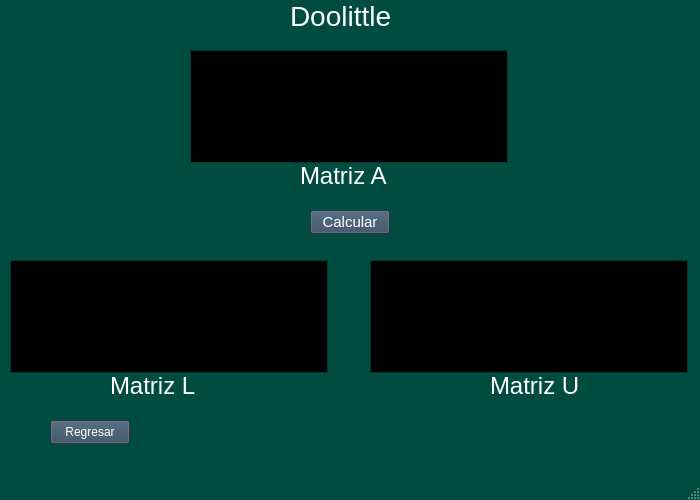
<?xml version="1.0" encoding="UTF-8"?>
<ui version="4.0">
 <class>crout</class>
 <widget class="QMainWindow" name="crout">
  <property name="geometry">
   <rect>
    <x>0</x>
    <y>0</y>
    <width>700</width>
    <height>500</height>
   </rect>
  </property>
  <property name="palette">
   <palette>
    <active>
     <colorrole role="WindowText">
      <brush brushstyle="SolidPattern">
       <color alpha="255">
        <red>255</red>
        <green>255</green>
        <blue>255</blue>
       </color>
      </brush>
     </colorrole>
     <colorrole role="Button">
      <brush brushstyle="SolidPattern">
       <color alpha="255">
        <red>0</red>
        <green>76</green>
        <blue>64</blue>
       </color>
      </brush>
     </colorrole>
     <colorrole role="Light">
      <brush brushstyle="SolidPattern">
       <color alpha="255">
        <red>0</red>
        <green>114</green>
        <blue>96</blue>
       </color>
      </brush>
     </colorrole>
     <colorrole role="Midlight">
      <brush brushstyle="SolidPattern">
       <color alpha="255">
        <red>0</red>
        <green>95</green>
        <blue>80</blue>
       </color>
      </brush>
     </colorrole>
     <colorrole role="Dark">
      <brush brushstyle="SolidPattern">
       <color alpha="255">
        <red>0</red>
        <green>38</green>
        <blue>32</blue>
       </color>
      </brush>
     </colorrole>
     <colorrole role="Mid">
      <brush brushstyle="SolidPattern">
       <color alpha="255">
        <red>0</red>
        <green>50</green>
        <blue>42</blue>
       </color>
      </brush>
     </colorrole>
     <colorrole role="Text">
      <brush brushstyle="SolidPattern">
       <color alpha="255">
        <red>255</red>
        <green>255</green>
        <blue>255</blue>
       </color>
      </brush>
     </colorrole>
     <colorrole role="BrightText">
      <brush brushstyle="SolidPattern">
       <color alpha="255">
        <red>255</red>
        <green>255</green>
        <blue>255</blue>
       </color>
      </brush>
     </colorrole>
     <colorrole role="ButtonText">
      <brush brushstyle="SolidPattern">
       <color alpha="255">
        <red>255</red>
        <green>255</green>
        <blue>255</blue>
       </color>
      </brush>
     </colorrole>
     <colorrole role="Base">
      <brush brushstyle="SolidPattern">
       <color alpha="255">
        <red>0</red>
        <green>0</green>
        <blue>0</blue>
       </color>
      </brush>
     </colorrole>
     <colorrole role="Window">
      <brush brushstyle="SolidPattern">
       <color alpha="255">
        <red>0</red>
        <green>76</green>
        <blue>64</blue>
       </color>
      </brush>
     </colorrole>
     <colorrole role="Shadow">
      <brush brushstyle="SolidPattern">
       <color alpha="255">
        <red>0</red>
        <green>0</green>
        <blue>0</blue>
       </color>
      </brush>
     </colorrole>
     <colorrole role="AlternateBase">
      <brush brushstyle="SolidPattern">
       <color alpha="255">
        <red>0</red>
        <green>38</green>
        <blue>32</blue>
       </color>
      </brush>
     </colorrole>
     <colorrole role="ToolTipBase">
      <brush brushstyle="SolidPattern">
       <color alpha="255">
        <red>255</red>
        <green>255</green>
        <blue>220</blue>
       </color>
      </brush>
     </colorrole>
     <colorrole role="ToolTipText">
      <brush brushstyle="SolidPattern">
       <color alpha="255">
        <red>0</red>
        <green>0</green>
        <blue>0</blue>
       </color>
      </brush>
     </colorrole>
     <colorrole role="PlaceholderText">
      <brush brushstyle="SolidPattern">
       <color alpha="128">
        <red>255</red>
        <green>255</green>
        <blue>255</blue>
       </color>
      </brush>
     </colorrole>
    </active>
    <inactive>
     <colorrole role="WindowText">
      <brush brushstyle="SolidPattern">
       <color alpha="255">
        <red>255</red>
        <green>255</green>
        <blue>255</blue>
       </color>
      </brush>
     </colorrole>
     <colorrole role="Button">
      <brush brushstyle="SolidPattern">
       <color alpha="255">
        <red>0</red>
        <green>76</green>
        <blue>64</blue>
       </color>
      </brush>
     </colorrole>
     <colorrole role="Light">
      <brush brushstyle="SolidPattern">
       <color alpha="255">
        <red>0</red>
        <green>114</green>
        <blue>96</blue>
       </color>
      </brush>
     </colorrole>
     <colorrole role="Midlight">
      <brush brushstyle="SolidPattern">
       <color alpha="255">
        <red>0</red>
        <green>95</green>
        <blue>80</blue>
       </color>
      </brush>
     </colorrole>
     <colorrole role="Dark">
      <brush brushstyle="SolidPattern">
       <color alpha="255">
        <red>0</red>
        <green>38</green>
        <blue>32</blue>
       </color>
      </brush>
     </colorrole>
     <colorrole role="Mid">
      <brush brushstyle="SolidPattern">
       <color alpha="255">
        <red>0</red>
        <green>50</green>
        <blue>42</blue>
       </color>
      </brush>
     </colorrole>
     <colorrole role="Text">
      <brush brushstyle="SolidPattern">
       <color alpha="255">
        <red>255</red>
        <green>255</green>
        <blue>255</blue>
       </color>
      </brush>
     </colorrole>
     <colorrole role="BrightText">
      <brush brushstyle="SolidPattern">
       <color alpha="255">
        <red>255</red>
        <green>255</green>
        <blue>255</blue>
       </color>
      </brush>
     </colorrole>
     <colorrole role="ButtonText">
      <brush brushstyle="SolidPattern">
       <color alpha="255">
        <red>255</red>
        <green>255</green>
        <blue>255</blue>
       </color>
      </brush>
     </colorrole>
     <colorrole role="Base">
      <brush brushstyle="SolidPattern">
       <color alpha="255">
        <red>0</red>
        <green>0</green>
        <blue>0</blue>
       </color>
      </brush>
     </colorrole>
     <colorrole role="Window">
      <brush brushstyle="SolidPattern">
       <color alpha="255">
        <red>0</red>
        <green>76</green>
        <blue>64</blue>
       </color>
      </brush>
     </colorrole>
     <colorrole role="Shadow">
      <brush brushstyle="SolidPattern">
       <color alpha="255">
        <red>0</red>
        <green>0</green>
        <blue>0</blue>
       </color>
      </brush>
     </colorrole>
     <colorrole role="AlternateBase">
      <brush brushstyle="SolidPattern">
       <color alpha="255">
        <red>0</red>
        <green>38</green>
        <blue>32</blue>
       </color>
      </brush>
     </colorrole>
     <colorrole role="ToolTipBase">
      <brush brushstyle="SolidPattern">
       <color alpha="255">
        <red>255</red>
        <green>255</green>
        <blue>220</blue>
       </color>
      </brush>
     </colorrole>
     <colorrole role="ToolTipText">
      <brush brushstyle="SolidPattern">
       <color alpha="255">
        <red>0</red>
        <green>0</green>
        <blue>0</blue>
       </color>
      </brush>
     </colorrole>
     <colorrole role="PlaceholderText">
      <brush brushstyle="SolidPattern">
       <color alpha="128">
        <red>255</red>
        <green>255</green>
        <blue>255</blue>
       </color>
      </brush>
     </colorrole>
    </inactive>
    <disabled>
     <colorrole role="WindowText">
      <brush brushstyle="SolidPattern">
       <color alpha="255">
        <red>0</red>
        <green>38</green>
        <blue>32</blue>
       </color>
      </brush>
     </colorrole>
     <colorrole role="Button">
      <brush brushstyle="SolidPattern">
       <color alpha="255">
        <red>0</red>
        <green>76</green>
        <blue>64</blue>
       </color>
      </brush>
     </colorrole>
     <colorrole role="Light">
      <brush brushstyle="SolidPattern">
       <color alpha="255">
        <red>0</red>
        <green>114</green>
        <blue>96</blue>
       </color>
      </brush>
     </colorrole>
     <colorrole role="Midlight">
      <brush brushstyle="SolidPattern">
       <color alpha="255">
        <red>0</red>
        <green>95</green>
        <blue>80</blue>
       </color>
      </brush>
     </colorrole>
     <colorrole role="Dark">
      <brush brushstyle="SolidPattern">
       <color alpha="255">
        <red>0</red>
        <green>38</green>
        <blue>32</blue>
       </color>
      </brush>
     </colorrole>
     <colorrole role="Mid">
      <brush brushstyle="SolidPattern">
       <color alpha="255">
        <red>0</red>
        <green>50</green>
        <blue>42</blue>
       </color>
      </brush>
     </colorrole>
     <colorrole role="Text">
      <brush brushstyle="SolidPattern">
       <color alpha="255">
        <red>0</red>
        <green>38</green>
        <blue>32</blue>
       </color>
      </brush>
     </colorrole>
     <colorrole role="BrightText">
      <brush brushstyle="SolidPattern">
       <color alpha="255">
        <red>255</red>
        <green>255</green>
        <blue>255</blue>
       </color>
      </brush>
     </colorrole>
     <colorrole role="ButtonText">
      <brush brushstyle="SolidPattern">
       <color alpha="255">
        <red>0</red>
        <green>38</green>
        <blue>32</blue>
       </color>
      </brush>
     </colorrole>
     <colorrole role="Base">
      <brush brushstyle="SolidPattern">
       <color alpha="255">
        <red>0</red>
        <green>76</green>
        <blue>64</blue>
       </color>
      </brush>
     </colorrole>
     <colorrole role="Window">
      <brush brushstyle="SolidPattern">
       <color alpha="255">
        <red>0</red>
        <green>76</green>
        <blue>64</blue>
       </color>
      </brush>
     </colorrole>
     <colorrole role="Shadow">
      <brush brushstyle="SolidPattern">
       <color alpha="255">
        <red>0</red>
        <green>0</green>
        <blue>0</blue>
       </color>
      </brush>
     </colorrole>
     <colorrole role="AlternateBase">
      <brush brushstyle="SolidPattern">
       <color alpha="255">
        <red>0</red>
        <green>76</green>
        <blue>64</blue>
       </color>
      </brush>
     </colorrole>
     <colorrole role="ToolTipBase">
      <brush brushstyle="SolidPattern">
       <color alpha="255">
        <red>255</red>
        <green>255</green>
        <blue>220</blue>
       </color>
      </brush>
     </colorrole>
     <colorrole role="ToolTipText">
      <brush brushstyle="SolidPattern">
       <color alpha="255">
        <red>0</red>
        <green>0</green>
        <blue>0</blue>
       </color>
      </brush>
     </colorrole>
     <colorrole role="PlaceholderText">
      <brush brushstyle="SolidPattern">
       <color alpha="128">
        <red>255</red>
        <green>255</green>
        <blue>255</blue>
       </color>
      </brush>
     </colorrole>
    </disabled>
   </palette>
  </property>
  <property name="windowTitle">
   <string>MainWindow</string>
  </property>
  <widget class="QWidget" name="centralwidget">
   <widget class="QPushButton" name="pushButton">
    <property name="geometry">
     <rect>
      <x>50</x>
      <y>420</y>
      <width>80</width>
      <height>24</height>
     </rect>
    </property>
    <property name="palette">
     <palette>
      <active>
       <colorrole role="WindowText">
        <brush brushstyle="SolidPattern">
         <color alpha="255">
          <red>255</red>
          <green>255</green>
          <blue>255</blue>
         </color>
        </brush>
       </colorrole>
       <colorrole role="Button">
        <brush brushstyle="SolidPattern">
         <color alpha="255">
          <red>53</red>
          <green>73</green>
          <blue>94</blue>
         </color>
        </brush>
       </colorrole>
       <colorrole role="Light">
        <brush brushstyle="SolidPattern">
         <color alpha="255">
          <red>79</red>
          <green>109</green>
          <blue>141</blue>
         </color>
        </brush>
       </colorrole>
       <colorrole role="Midlight">
        <brush brushstyle="SolidPattern">
         <color alpha="255">
          <red>66</red>
          <green>91</green>
          <blue>117</blue>
         </color>
        </brush>
       </colorrole>
       <colorrole role="Dark">
        <brush brushstyle="SolidPattern">
         <color alpha="255">
          <red>26</red>
          <green>36</green>
          <blue>47</blue>
         </color>
        </brush>
       </colorrole>
       <colorrole role="Mid">
        <brush brushstyle="SolidPattern">
         <color alpha="255">
          <red>35</red>
          <green>48</green>
          <blue>62</blue>
         </color>
        </brush>
       </colorrole>
       <colorrole role="Text">
        <brush brushstyle="SolidPattern">
         <color alpha="255">
          <red>255</red>
          <green>255</green>
          <blue>255</blue>
         </color>
        </brush>
       </colorrole>
       <colorrole role="BrightText">
        <brush brushstyle="SolidPattern">
         <color alpha="255">
          <red>255</red>
          <green>255</green>
          <blue>255</blue>
         </color>
        </brush>
       </colorrole>
       <colorrole role="ButtonText">
        <brush brushstyle="SolidPattern">
         <color alpha="255">
          <red>255</red>
          <green>255</green>
          <blue>255</blue>
         </color>
        </brush>
       </colorrole>
       <colorrole role="Base">
        <brush brushstyle="SolidPattern">
         <color alpha="255">
          <red>0</red>
          <green>0</green>
          <blue>0</blue>
         </color>
        </brush>
       </colorrole>
       <colorrole role="Window">
        <brush brushstyle="SolidPattern">
         <color alpha="255">
          <red>53</red>
          <green>73</green>
          <blue>94</blue>
         </color>
        </brush>
       </colorrole>
       <colorrole role="Shadow">
        <brush brushstyle="SolidPattern">
         <color alpha="255">
          <red>0</red>
          <green>0</green>
          <blue>0</blue>
         </color>
        </brush>
       </colorrole>
       <colorrole role="AlternateBase">
        <brush brushstyle="SolidPattern">
         <color alpha="255">
          <red>26</red>
          <green>36</green>
          <blue>47</blue>
         </color>
        </brush>
       </colorrole>
       <colorrole role="ToolTipBase">
        <brush brushstyle="SolidPattern">
         <color alpha="255">
          <red>255</red>
          <green>255</green>
          <blue>220</blue>
         </color>
        </brush>
       </colorrole>
       <colorrole role="ToolTipText">
        <brush brushstyle="SolidPattern">
         <color alpha="255">
          <red>0</red>
          <green>0</green>
          <blue>0</blue>
         </color>
        </brush>
       </colorrole>
       <colorrole role="PlaceholderText">
        <brush brushstyle="SolidPattern">
         <color alpha="128">
          <red>255</red>
          <green>255</green>
          <blue>255</blue>
         </color>
        </brush>
       </colorrole>
      </active>
      <inactive>
       <colorrole role="WindowText">
        <brush brushstyle="SolidPattern">
         <color alpha="255">
          <red>255</red>
          <green>255</green>
          <blue>255</blue>
         </color>
        </brush>
       </colorrole>
       <colorrole role="Button">
        <brush brushstyle="SolidPattern">
         <color alpha="255">
          <red>53</red>
          <green>73</green>
          <blue>94</blue>
         </color>
        </brush>
       </colorrole>
       <colorrole role="Light">
        <brush brushstyle="SolidPattern">
         <color alpha="255">
          <red>79</red>
          <green>109</green>
          <blue>141</blue>
         </color>
        </brush>
       </colorrole>
       <colorrole role="Midlight">
        <brush brushstyle="SolidPattern">
         <color alpha="255">
          <red>66</red>
          <green>91</green>
          <blue>117</blue>
         </color>
        </brush>
       </colorrole>
       <colorrole role="Dark">
        <brush brushstyle="SolidPattern">
         <color alpha="255">
          <red>26</red>
          <green>36</green>
          <blue>47</blue>
         </color>
        </brush>
       </colorrole>
       <colorrole role="Mid">
        <brush brushstyle="SolidPattern">
         <color alpha="255">
          <red>35</red>
          <green>48</green>
          <blue>62</blue>
         </color>
        </brush>
       </colorrole>
       <colorrole role="Text">
        <brush brushstyle="SolidPattern">
         <color alpha="255">
          <red>255</red>
          <green>255</green>
          <blue>255</blue>
         </color>
        </brush>
       </colorrole>
       <colorrole role="BrightText">
        <brush brushstyle="SolidPattern">
         <color alpha="255">
          <red>255</red>
          <green>255</green>
          <blue>255</blue>
         </color>
        </brush>
       </colorrole>
       <colorrole role="ButtonText">
        <brush brushstyle="SolidPattern">
         <color alpha="255">
          <red>255</red>
          <green>255</green>
          <blue>255</blue>
         </color>
        </brush>
       </colorrole>
       <colorrole role="Base">
        <brush brushstyle="SolidPattern">
         <color alpha="255">
          <red>0</red>
          <green>0</green>
          <blue>0</blue>
         </color>
        </brush>
       </colorrole>
       <colorrole role="Window">
        <brush brushstyle="SolidPattern">
         <color alpha="255">
          <red>53</red>
          <green>73</green>
          <blue>94</blue>
         </color>
        </brush>
       </colorrole>
       <colorrole role="Shadow">
        <brush brushstyle="SolidPattern">
         <color alpha="255">
          <red>0</red>
          <green>0</green>
          <blue>0</blue>
         </color>
        </brush>
       </colorrole>
       <colorrole role="AlternateBase">
        <brush brushstyle="SolidPattern">
         <color alpha="255">
          <red>26</red>
          <green>36</green>
          <blue>47</blue>
         </color>
        </brush>
       </colorrole>
       <colorrole role="ToolTipBase">
        <brush brushstyle="SolidPattern">
         <color alpha="255">
          <red>255</red>
          <green>255</green>
          <blue>220</blue>
         </color>
        </brush>
       </colorrole>
       <colorrole role="ToolTipText">
        <brush brushstyle="SolidPattern">
         <color alpha="255">
          <red>0</red>
          <green>0</green>
          <blue>0</blue>
         </color>
        </brush>
       </colorrole>
       <colorrole role="PlaceholderText">
        <brush brushstyle="SolidPattern">
         <color alpha="128">
          <red>255</red>
          <green>255</green>
          <blue>255</blue>
         </color>
        </brush>
       </colorrole>
      </inactive>
      <disabled>
       <colorrole role="WindowText">
        <brush brushstyle="SolidPattern">
         <color alpha="255">
          <red>26</red>
          <green>36</green>
          <blue>47</blue>
         </color>
        </brush>
       </colorrole>
       <colorrole role="Button">
        <brush brushstyle="SolidPattern">
         <color alpha="255">
          <red>53</red>
          <green>73</green>
          <blue>94</blue>
         </color>
        </brush>
       </colorrole>
       <colorrole role="Light">
        <brush brushstyle="SolidPattern">
         <color alpha="255">
          <red>79</red>
          <green>109</green>
          <blue>141</blue>
         </color>
        </brush>
       </colorrole>
       <colorrole role="Midlight">
        <brush brushstyle="SolidPattern">
         <color alpha="255">
          <red>66</red>
          <green>91</green>
          <blue>117</blue>
         </color>
        </brush>
       </colorrole>
       <colorrole role="Dark">
        <brush brushstyle="SolidPattern">
         <color alpha="255">
          <red>26</red>
          <green>36</green>
          <blue>47</blue>
         </color>
        </brush>
       </colorrole>
       <colorrole role="Mid">
        <brush brushstyle="SolidPattern">
         <color alpha="255">
          <red>35</red>
          <green>48</green>
          <blue>62</blue>
         </color>
        </brush>
       </colorrole>
       <colorrole role="Text">
        <brush brushstyle="SolidPattern">
         <color alpha="255">
          <red>26</red>
          <green>36</green>
          <blue>47</blue>
         </color>
        </brush>
       </colorrole>
       <colorrole role="BrightText">
        <brush brushstyle="SolidPattern">
         <color alpha="255">
          <red>255</red>
          <green>255</green>
          <blue>255</blue>
         </color>
        </brush>
       </colorrole>
       <colorrole role="ButtonText">
        <brush brushstyle="SolidPattern">
         <color alpha="255">
          <red>26</red>
          <green>36</green>
          <blue>47</blue>
         </color>
        </brush>
       </colorrole>
       <colorrole role="Base">
        <brush brushstyle="SolidPattern">
         <color alpha="255">
          <red>53</red>
          <green>73</green>
          <blue>94</blue>
         </color>
        </brush>
       </colorrole>
       <colorrole role="Window">
        <brush brushstyle="SolidPattern">
         <color alpha="255">
          <red>53</red>
          <green>73</green>
          <blue>94</blue>
         </color>
        </brush>
       </colorrole>
       <colorrole role="Shadow">
        <brush brushstyle="SolidPattern">
         <color alpha="255">
          <red>0</red>
          <green>0</green>
          <blue>0</blue>
         </color>
        </brush>
       </colorrole>
       <colorrole role="AlternateBase">
        <brush brushstyle="SolidPattern">
         <color alpha="255">
          <red>53</red>
          <green>73</green>
          <blue>94</blue>
         </color>
        </brush>
       </colorrole>
       <colorrole role="ToolTipBase">
        <brush brushstyle="SolidPattern">
         <color alpha="255">
          <red>255</red>
          <green>255</green>
          <blue>220</blue>
         </color>
        </brush>
       </colorrole>
       <colorrole role="ToolTipText">
        <brush brushstyle="SolidPattern">
         <color alpha="255">
          <red>0</red>
          <green>0</green>
          <blue>0</blue>
         </color>
        </brush>
       </colorrole>
       <colorrole role="PlaceholderText">
        <brush brushstyle="SolidPattern">
         <color alpha="128">
          <red>255</red>
          <green>255</green>
          <blue>255</blue>
         </color>
        </brush>
       </colorrole>
      </disabled>
     </palette>
    </property>
    <property name="text">
     <string>Regresar</string>
    </property>
   </widget>
   <widget class="QPushButton" name="pushButton_2">
    <property name="geometry">
     <rect>
      <x>310</x>
      <y>210</y>
      <width>80</width>
      <height>24</height>
     </rect>
    </property>
    <property name="palette">
     <palette>
      <active>
       <colorrole role="WindowText">
        <brush brushstyle="SolidPattern">
         <color alpha="255">
          <red>255</red>
          <green>255</green>
          <blue>255</blue>
         </color>
        </brush>
       </colorrole>
       <colorrole role="Button">
        <brush brushstyle="SolidPattern">
         <color alpha="255">
          <red>53</red>
          <green>73</green>
          <blue>94</blue>
         </color>
        </brush>
       </colorrole>
       <colorrole role="Light">
        <brush brushstyle="SolidPattern">
         <color alpha="255">
          <red>79</red>
          <green>109</green>
          <blue>141</blue>
         </color>
        </brush>
       </colorrole>
       <colorrole role="Midlight">
        <brush brushstyle="SolidPattern">
         <color alpha="255">
          <red>66</red>
          <green>91</green>
          <blue>117</blue>
         </color>
        </brush>
       </colorrole>
       <colorrole role="Dark">
        <brush brushstyle="SolidPattern">
         <color alpha="255">
          <red>26</red>
          <green>36</green>
          <blue>47</blue>
         </color>
        </brush>
       </colorrole>
       <colorrole role="Mid">
        <brush brushstyle="SolidPattern">
         <color alpha="255">
          <red>35</red>
          <green>48</green>
          <blue>62</blue>
         </color>
        </brush>
       </colorrole>
       <colorrole role="Text">
        <brush brushstyle="SolidPattern">
         <color alpha="255">
          <red>255</red>
          <green>255</green>
          <blue>255</blue>
         </color>
        </brush>
       </colorrole>
       <colorrole role="BrightText">
        <brush brushstyle="SolidPattern">
         <color alpha="255">
          <red>255</red>
          <green>255</green>
          <blue>255</blue>
         </color>
        </brush>
       </colorrole>
       <colorrole role="ButtonText">
        <brush brushstyle="SolidPattern">
         <color alpha="255">
          <red>255</red>
          <green>255</green>
          <blue>255</blue>
         </color>
        </brush>
       </colorrole>
       <colorrole role="Base">
        <brush brushstyle="SolidPattern">
         <color alpha="255">
          <red>0</red>
          <green>0</green>
          <blue>0</blue>
         </color>
        </brush>
       </colorrole>
       <colorrole role="Window">
        <brush brushstyle="SolidPattern">
         <color alpha="255">
          <red>53</red>
          <green>73</green>
          <blue>94</blue>
         </color>
        </brush>
       </colorrole>
       <colorrole role="Shadow">
        <brush brushstyle="SolidPattern">
         <color alpha="255">
          <red>0</red>
          <green>0</green>
          <blue>0</blue>
         </color>
        </brush>
       </colorrole>
       <colorrole role="AlternateBase">
        <brush brushstyle="SolidPattern">
         <color alpha="255">
          <red>26</red>
          <green>36</green>
          <blue>47</blue>
         </color>
        </brush>
       </colorrole>
       <colorrole role="ToolTipBase">
        <brush brushstyle="SolidPattern">
         <color alpha="255">
          <red>255</red>
          <green>255</green>
          <blue>220</blue>
         </color>
        </brush>
       </colorrole>
       <colorrole role="ToolTipText">
        <brush brushstyle="SolidPattern">
         <color alpha="255">
          <red>0</red>
          <green>0</green>
          <blue>0</blue>
         </color>
        </brush>
       </colorrole>
       <colorrole role="PlaceholderText">
        <brush brushstyle="SolidPattern">
         <color alpha="128">
          <red>255</red>
          <green>255</green>
          <blue>255</blue>
         </color>
        </brush>
       </colorrole>
      </active>
      <inactive>
       <colorrole role="WindowText">
        <brush brushstyle="SolidPattern">
         <color alpha="255">
          <red>255</red>
          <green>255</green>
          <blue>255</blue>
         </color>
        </brush>
       </colorrole>
       <colorrole role="Button">
        <brush brushstyle="SolidPattern">
         <color alpha="255">
          <red>53</red>
          <green>73</green>
          <blue>94</blue>
         </color>
        </brush>
       </colorrole>
       <colorrole role="Light">
        <brush brushstyle="SolidPattern">
         <color alpha="255">
          <red>79</red>
          <green>109</green>
          <blue>141</blue>
         </color>
        </brush>
       </colorrole>
       <colorrole role="Midlight">
        <brush brushstyle="SolidPattern">
         <color alpha="255">
          <red>66</red>
          <green>91</green>
          <blue>117</blue>
         </color>
        </brush>
       </colorrole>
       <colorrole role="Dark">
        <brush brushstyle="SolidPattern">
         <color alpha="255">
          <red>26</red>
          <green>36</green>
          <blue>47</blue>
         </color>
        </brush>
       </colorrole>
       <colorrole role="Mid">
        <brush brushstyle="SolidPattern">
         <color alpha="255">
          <red>35</red>
          <green>48</green>
          <blue>62</blue>
         </color>
        </brush>
       </colorrole>
       <colorrole role="Text">
        <brush brushstyle="SolidPattern">
         <color alpha="255">
          <red>255</red>
          <green>255</green>
          <blue>255</blue>
         </color>
        </brush>
       </colorrole>
       <colorrole role="BrightText">
        <brush brushstyle="SolidPattern">
         <color alpha="255">
          <red>255</red>
          <green>255</green>
          <blue>255</blue>
         </color>
        </brush>
       </colorrole>
       <colorrole role="ButtonText">
        <brush brushstyle="SolidPattern">
         <color alpha="255">
          <red>255</red>
          <green>255</green>
          <blue>255</blue>
         </color>
        </brush>
       </colorrole>
       <colorrole role="Base">
        <brush brushstyle="SolidPattern">
         <color alpha="255">
          <red>0</red>
          <green>0</green>
          <blue>0</blue>
         </color>
        </brush>
       </colorrole>
       <colorrole role="Window">
        <brush brushstyle="SolidPattern">
         <color alpha="255">
          <red>53</red>
          <green>73</green>
          <blue>94</blue>
         </color>
        </brush>
       </colorrole>
       <colorrole role="Shadow">
        <brush brushstyle="SolidPattern">
         <color alpha="255">
          <red>0</red>
          <green>0</green>
          <blue>0</blue>
         </color>
        </brush>
       </colorrole>
       <colorrole role="AlternateBase">
        <brush brushstyle="SolidPattern">
         <color alpha="255">
          <red>26</red>
          <green>36</green>
          <blue>47</blue>
         </color>
        </brush>
       </colorrole>
       <colorrole role="ToolTipBase">
        <brush brushstyle="SolidPattern">
         <color alpha="255">
          <red>255</red>
          <green>255</green>
          <blue>220</blue>
         </color>
        </brush>
       </colorrole>
       <colorrole role="ToolTipText">
        <brush brushstyle="SolidPattern">
         <color alpha="255">
          <red>0</red>
          <green>0</green>
          <blue>0</blue>
         </color>
        </brush>
       </colorrole>
       <colorrole role="PlaceholderText">
        <brush brushstyle="SolidPattern">
         <color alpha="128">
          <red>255</red>
          <green>255</green>
          <blue>255</blue>
         </color>
        </brush>
       </colorrole>
      </inactive>
      <disabled>
       <colorrole role="WindowText">
        <brush brushstyle="SolidPattern">
         <color alpha="255">
          <red>26</red>
          <green>36</green>
          <blue>47</blue>
         </color>
        </brush>
       </colorrole>
       <colorrole role="Button">
        <brush brushstyle="SolidPattern">
         <color alpha="255">
          <red>53</red>
          <green>73</green>
          <blue>94</blue>
         </color>
        </brush>
       </colorrole>
       <colorrole role="Light">
        <brush brushstyle="SolidPattern">
         <color alpha="255">
          <red>79</red>
          <green>109</green>
          <blue>141</blue>
         </color>
        </brush>
       </colorrole>
       <colorrole role="Midlight">
        <brush brushstyle="SolidPattern">
         <color alpha="255">
          <red>66</red>
          <green>91</green>
          <blue>117</blue>
         </color>
        </brush>
       </colorrole>
       <colorrole role="Dark">
        <brush brushstyle="SolidPattern">
         <color alpha="255">
          <red>26</red>
          <green>36</green>
          <blue>47</blue>
         </color>
        </brush>
       </colorrole>
       <colorrole role="Mid">
        <brush brushstyle="SolidPattern">
         <color alpha="255">
          <red>35</red>
          <green>48</green>
          <blue>62</blue>
         </color>
        </brush>
       </colorrole>
       <colorrole role="Text">
        <brush brushstyle="SolidPattern">
         <color alpha="255">
          <red>26</red>
          <green>36</green>
          <blue>47</blue>
         </color>
        </brush>
       </colorrole>
       <colorrole role="BrightText">
        <brush brushstyle="SolidPattern">
         <color alpha="255">
          <red>255</red>
          <green>255</green>
          <blue>255</blue>
         </color>
        </brush>
       </colorrole>
       <colorrole role="ButtonText">
        <brush brushstyle="SolidPattern">
         <color alpha="255">
          <red>26</red>
          <green>36</green>
          <blue>47</blue>
         </color>
        </brush>
       </colorrole>
       <colorrole role="Base">
        <brush brushstyle="SolidPattern">
         <color alpha="255">
          <red>53</red>
          <green>73</green>
          <blue>94</blue>
         </color>
        </brush>
       </colorrole>
       <colorrole role="Window">
        <brush brushstyle="SolidPattern">
         <color alpha="255">
          <red>53</red>
          <green>73</green>
          <blue>94</blue>
         </color>
        </brush>
       </colorrole>
       <colorrole role="Shadow">
        <brush brushstyle="SolidPattern">
         <color alpha="255">
          <red>0</red>
          <green>0</green>
          <blue>0</blue>
         </color>
        </brush>
       </colorrole>
       <colorrole role="AlternateBase">
        <brush brushstyle="SolidPattern">
         <color alpha="255">
          <red>53</red>
          <green>73</green>
          <blue>94</blue>
         </color>
        </brush>
       </colorrole>
       <colorrole role="ToolTipBase">
        <brush brushstyle="SolidPattern">
         <color alpha="255">
          <red>255</red>
          <green>255</green>
          <blue>220</blue>
         </color>
        </brush>
       </colorrole>
       <colorrole role="ToolTipText">
        <brush brushstyle="SolidPattern">
         <color alpha="255">
          <red>0</red>
          <green>0</green>
          <blue>0</blue>
         </color>
        </brush>
       </colorrole>
       <colorrole role="PlaceholderText">
        <brush brushstyle="SolidPattern">
         <color alpha="128">
          <red>255</red>
          <green>255</green>
          <blue>255</blue>
         </color>
        </brush>
       </colorrole>
      </disabled>
     </palette>
    </property>
    <property name="font">
     <font>
      <pointsize>11</pointsize>
     </font>
    </property>
    <property name="text">
     <string>Calcular</string>
    </property>
   </widget>
   <widget class="QLabel" name="label">
    <property name="geometry">
     <rect>
      <x>290</x>
      <y>-10</y>
      <width>121</width>
      <height>51</height>
     </rect>
    </property>
    <property name="font">
     <font>
      <pointsize>21</pointsize>
     </font>
    </property>
    <property name="text">
     <string>Doolittle</string>
    </property>
   </widget>
   <widget class="QTableView" name="tableViewA">
    <property name="enabled">
     <bool>true</bool>
    </property>
    <property name="geometry">
     <rect>
      <x>190</x>
      <y>50</y>
      <width>318</width>
      <height>113</height>
     </rect>
    </property>
    <property name="autoFillBackground">
     <bool>false</bool>
    </property>
    <property name="alternatingRowColors">
     <bool>true</bool>
    </property>
   </widget>
   <widget class="QTableView" name="tableViewU">
    <property name="enabled">
     <bool>true</bool>
    </property>
    <property name="geometry">
     <rect>
      <x>370</x>
      <y>260</y>
      <width>318</width>
      <height>113</height>
     </rect>
    </property>
   </widget>
   <widget class="QLabel" name="label_2">
    <property name="geometry">
     <rect>
      <x>110</x>
      <y>360</y>
      <width>111</width>
      <height>51</height>
     </rect>
    </property>
    <property name="font">
     <font>
      <pointsize>18</pointsize>
     </font>
    </property>
    <property name="text">
     <string>Matriz L</string>
    </property>
   </widget>
   <widget class="QLabel" name="label_3">
    <property name="geometry">
     <rect>
      <x>490</x>
      <y>360</y>
      <width>111</width>
      <height>51</height>
     </rect>
    </property>
    <property name="font">
     <font>
      <pointsize>18</pointsize>
     </font>
    </property>
    <property name="text">
     <string>Matriz U</string>
    </property>
   </widget>
   <widget class="QLabel" name="label_4">
    <property name="geometry">
     <rect>
      <x>300</x>
      <y>150</y>
      <width>111</width>
      <height>51</height>
     </rect>
    </property>
    <property name="font">
     <font>
      <pointsize>18</pointsize>
     </font>
    </property>
    <property name="text">
     <string>Matriz A</string>
    </property>
   </widget>
   <widget class="QTableView" name="tableViewL">
    <property name="enabled">
     <bool>true</bool>
    </property>
    <property name="geometry">
     <rect>
      <x>10</x>
      <y>260</y>
      <width>318</width>
      <height>113</height>
     </rect>
    </property>
   </widget>
  </widget>
  <widget class="QMenuBar" name="menubar">
   <property name="geometry">
    <rect>
     <x>0</x>
     <y>0</y>
     <width>700</width>
     <height>21</height>
    </rect>
   </property>
  </widget>
  <widget class="QStatusBar" name="statusbar"/>
 </widget>
 <tabstops>
  <tabstop>pushButton</tabstop>
  <tabstop>pushButton_2</tabstop>
  <tabstop>tableViewL</tabstop>
  <tabstop>tableViewU</tabstop>
  <tabstop>tableViewA</tabstop>
 </tabstops>
 <resources/>
 <connections/>
</ui>
